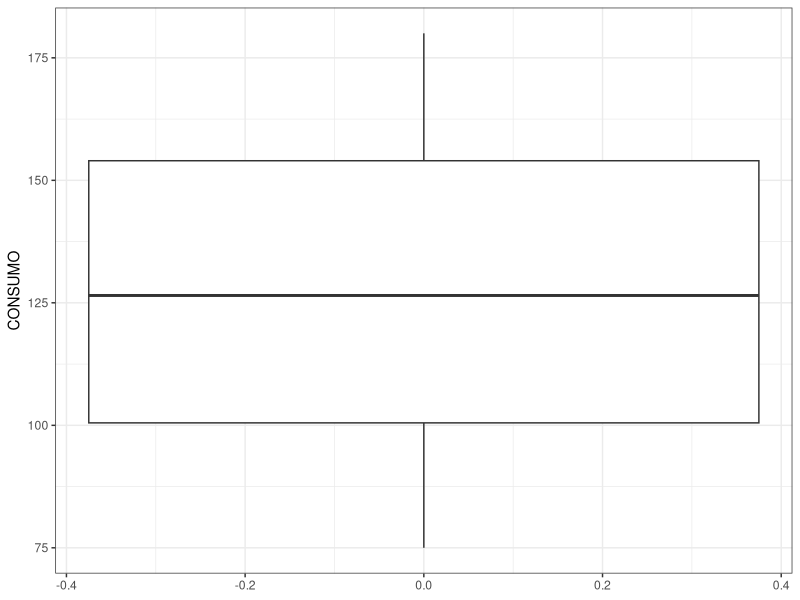
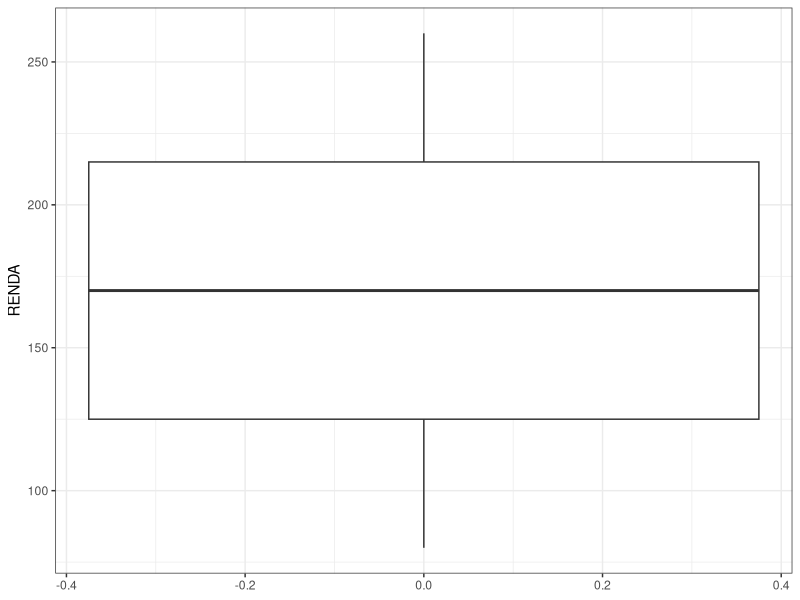
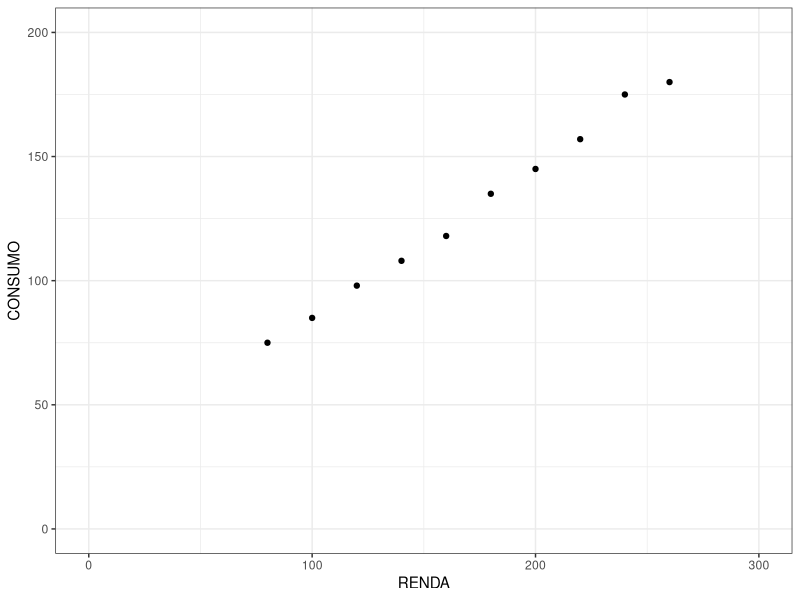
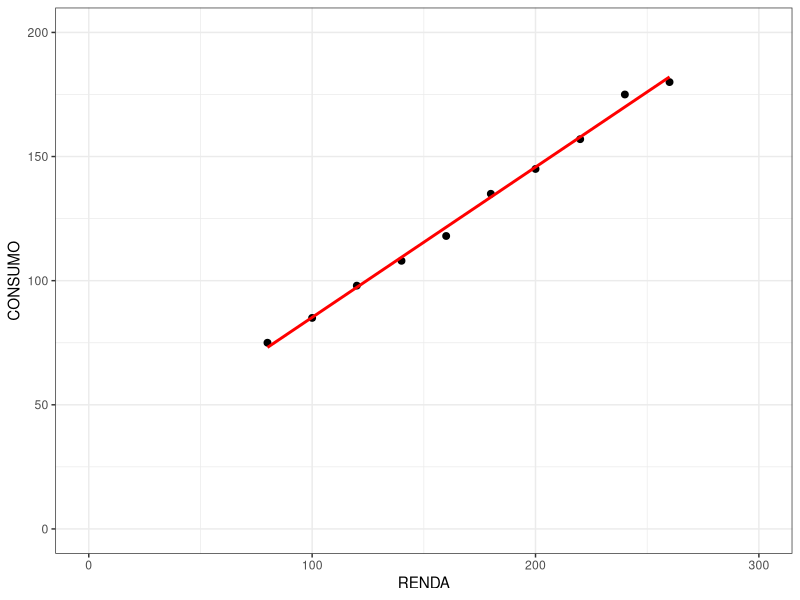
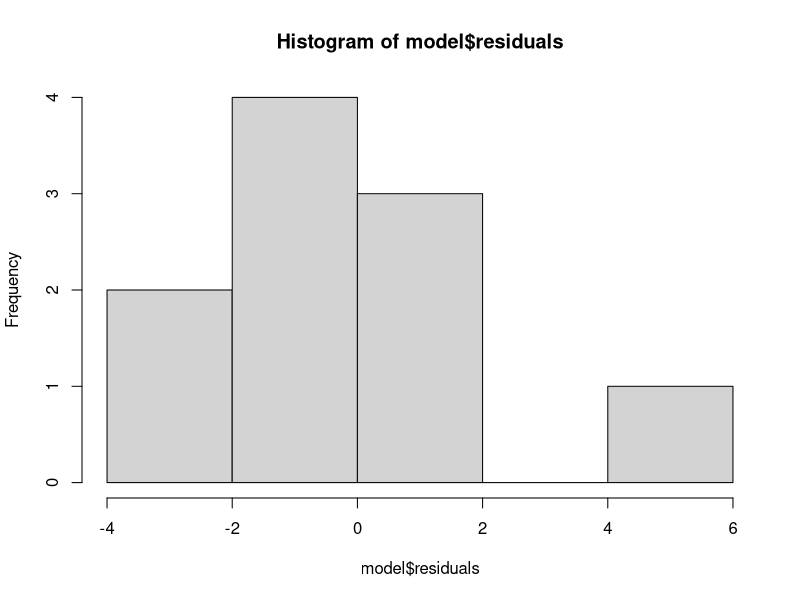
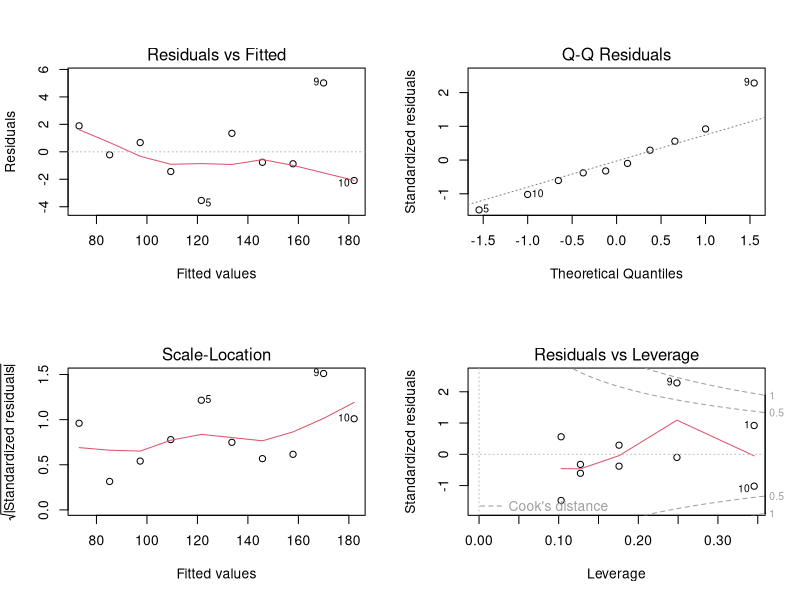
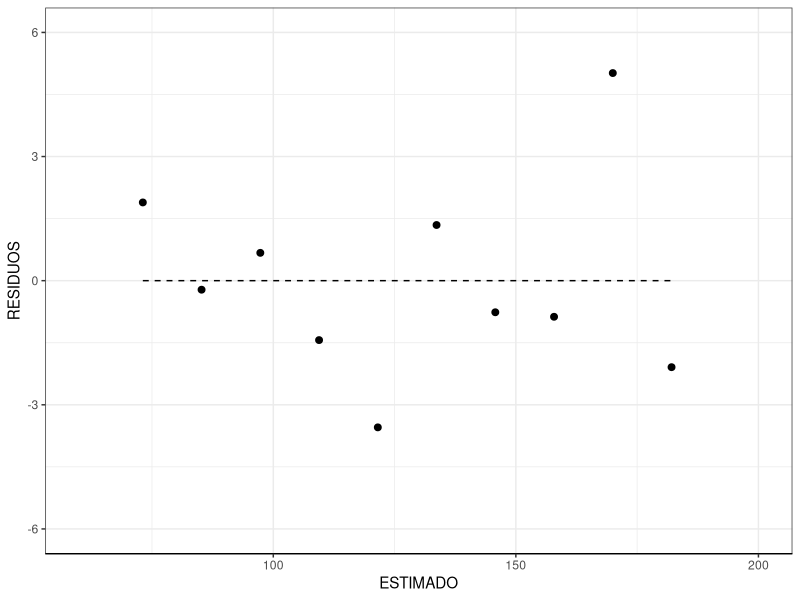

The R source for these figures, in order:
library(ggplot2)


# DATA
Y <- c(75,  85,  98, 108, 118, 135, 145, 157, 175, 180)
X <- c(80, 100, 120, 140, 160, 180, 200, 220, 240, 260)
df <- as.data.frame(cbind(Y, X))
colnames(df) <- c("CONSUMO", "RENDA")
df

# a) Faça a análise descritiva dos dados e interprete o teste Jarque-Bera (no Eviews).
# b) Estime a função consumo (Y=consumo; X=renda).
# c) Interprete os parâmetros da equação obtida.
# d) Faça a inferência estatística, ou seja, interprete os resultados para os testes "t" , R2 e F.
# e) Mostre o gráfico dos valores de Y (observados, estimados) e resíduos e interprete o mesmo.

# a)

### UNIDIMENSIONAL

# CONSUMO
mean(df$CONSUMO) # 127,6
median(df$CONSUMO) # 50% DAS OBSERVAÇÕES TÊM ATÉ 126,5 DE CONSUMO
ggplot(df, aes(y = CONSUMO)) + geom_boxplot() + theme_bw()

# RENDA
mean(df$RENDA) # 170
median(df$RENDA) # 50% DAS OBSERVAÇÕES TÊM ATÉ 170 DE CONSUMO
# ATENÇÃO: MÉDIA = MEDIANA
ggplot(df, aes(y = RENDA)) + geom_boxplot() + theme_bw()

### BIDIMENSIONAL
cor(df$CONSUMO, df$RENDA) # HÁ CORRELAÇÃO ELEVADA ENTRE OS DADOS DE CONSUMO E RENDA
ggplot(df, aes(x = RENDA, y = CONSUMO)) + 
  geom_point() + 
  theme_bw() + 
  scale_y_continuous(limits = c(0, 200)) +
  scale_x_continuous(limits = c(0, 300))

# b)

model <- lm(df$CONSUMO ~ df$RENDA)

summary(model) 

# c)

# a regressão entre os dados disponíveis estimou que,
# a cada unidade a mais de renda do indivíduo, seu consumo
# tende a aumentar 0,605 unidades. O intercepto apresentou
# um valor de 24,6, o que faz referência ao consumo autônomo:
# mesmo sem renda disponível, o indivíduo ainda apresentará
# algum nível de consumo.

# d)

# O R2 é a medida que mostra quão bem uma variável explica
# outra (R2 = 1 - (Soma do quadrado dos resíduos)/(Soma dos quadrados totais)).
# Essa medida no modelo em questão mostrou que 99,6% da variação no consumo
# é explicada pela variação na renda.

# o teste t do modelo se mostrou significativo ao nível de 1%
# tanto para o intercepto quanto para o coeficiente de renda, 
# o que nos leva a rejeitar a hipótese nula de que não existe 
# relação entre as variáveis.

# VER TESTE F

# e)
ggplot(df, aes(x = RENDA, y = CONSUMO)) + 
  geom_point(size = 2) + geom_smooth(method = "lm", se = FALSE, col = "red", alpha = 0.6) +
  theme_bw() + 
  scale_y_continuous(limits = c(0, 200)) +
  scale_x_continuous(limits = c(0, 300))

hist(model$residuals)
par(mfrow = c(2,2))
plot(model)

df_model <- as.data.frame(cbind(model$fitted.values, model$residuals, 0))
colnames(df_model) <- c("ESTIMADO", "RESIDUOS", "AXIS")

ggplot(df_model, aes(x = ESTIMADO, y = RESIDUOS)) +
  geom_point(size = 2) +
  geom_line(aes(x = ESTIMADO, y = AXIS), linetype = 2) +
  theme_bw() +
  theme(axis.line.x = element_line(color = "black")) +
  scale_y_continuous(limits = c(-6, 6)) +
  scale_x_continuous(limits = c(60, 200)) 

summary(lm(df_model$RESIDUOS ~ df_model$ESTIMADO))
